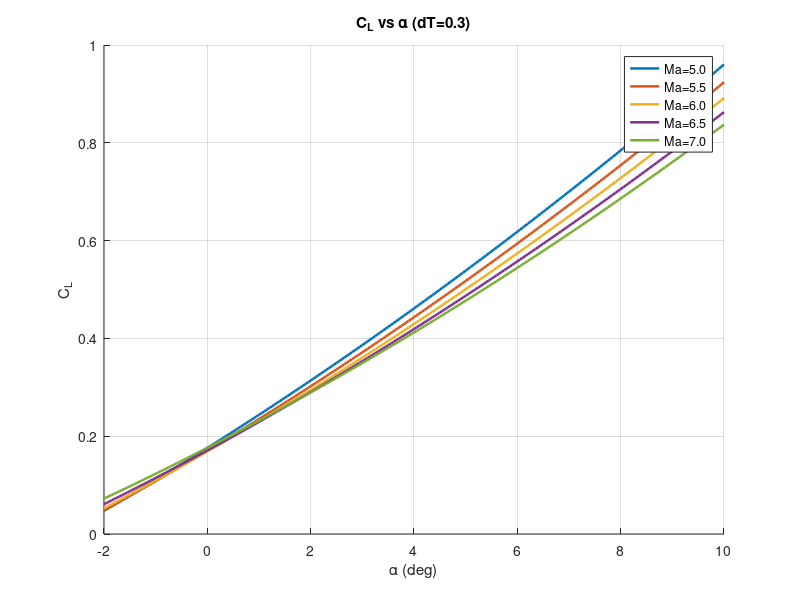
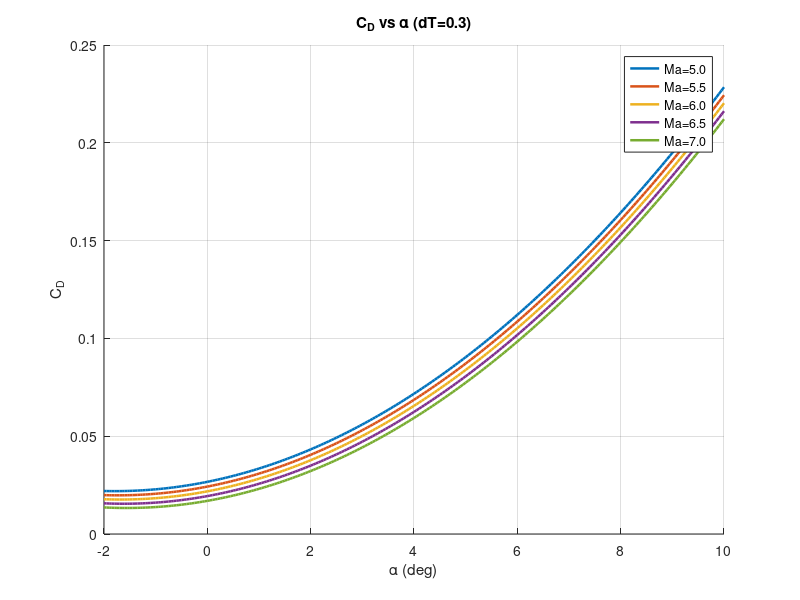
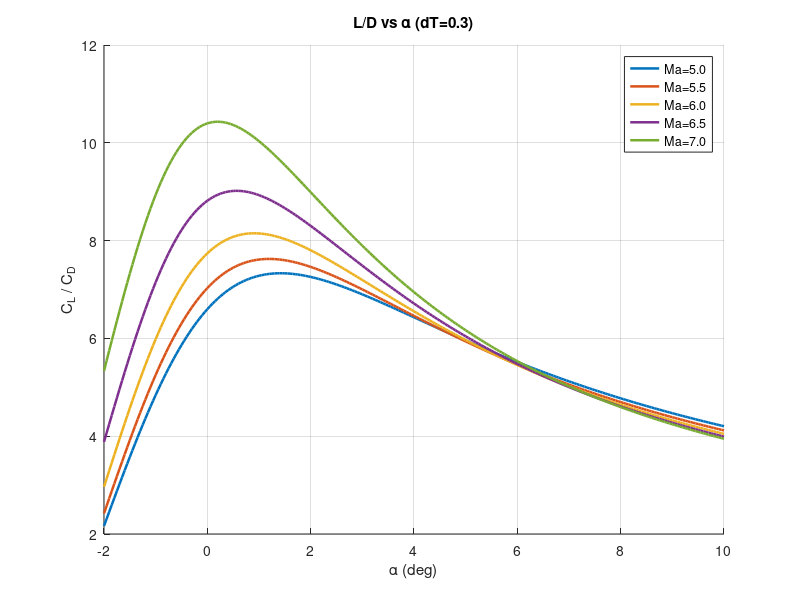
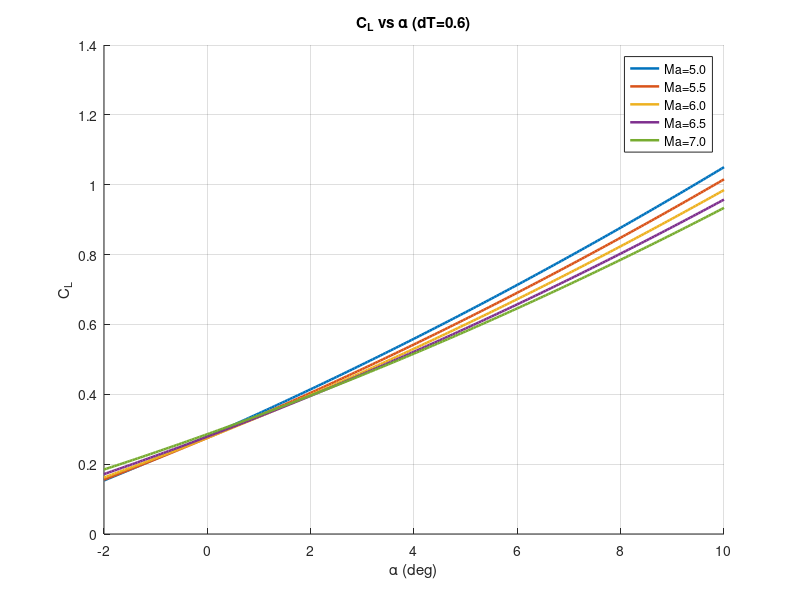

Reproduce these figures in MATLAB, in order.
%% CL / CD / L-D / CT vs alpha
clear; clc; close all;

Ma_list = [5 5.5 6 6.5 7];
dT_list = [0.3 0.6 0.8];

adeg = (-2:0.05:10)';   % deg
alpha_label = '\alpha (deg)';

C = lines(numel(Ma_list));
legtxt = arrayfun(@(m) sprintf('Ma=%.1f', m), Ma_list, 'UniformOutput', false);

% ---- Store results for all dT: (alpha, Ma, dT) ----
CL_all = zeros(numel(adeg), numel(Ma_list), numel(dT_list));
CD_all = zeros(numel(adeg), numel(Ma_list), numel(dT_list));
LD_all = zeros(numel(adeg), numel(Ma_list), numel(dT_list));

for k = 1:numel(dT_list)
    dT = dT_list(k);

    for i = 1:numel(Ma_list)
        Ma = Ma_list(i);

        % CLa(Ma, alpha)
        CLa = 0.1498 ...
            - 0.02751 * Ma ...
            + 0.07235 * adeg ...
            - 0.003368 * adeg * Ma ...
            + 0.002343 * Ma.^2 ...
            + 0.001185 * adeg.^2;

        % C_Le = C_Le(Ma, alpha, delta_T)
        CLe = 0.7215 ...
            + 0.02635  * adeg ...
            + 0.1147   * Ma ...
            - 0.002795 * Ma * adeg ...
            - 0.5782   * sqrt(Ma) ...
            + 0.2894   * dT ...
            - 0.004363 * adeg * dT ...
            + 0.01083  * Ma * dT;

        % CDa(Ma, alpha)
        CDa = 0.05099 ...
            - 0.004863 * Ma ...
            + 0.002967 * adeg ...
            + 0.001364 * adeg.^2;

        % C_De = C_De(Ma, alpha, delta_T)
        CDe = 0.002339 * adeg ...
            + 0.00012182 * adeg.^2 ...
            - 0.00033126 * Ma * adeg ...
            + 0.005557 * adeg * dT;

        CL = CLa + CLe;
        CD = CDa + CDe;

        CL_all(:, i, k) = CL;
        CD_all(:, i, k) = CD;
        LD_all(:, i, k) = CL ./ CD;
    end

    %% -------- Figure: CL (per dT) --------
    figure('Name', sprintf('CL vs alpha (dT=%.1f)', dT)); hold on; grid on;
    for i = 1:numel(Ma_list)
        plot(adeg, CL_all(:,i,k), 'LineWidth', 1.8, 'Color', C(i,:));
    end
    xlabel(alpha_label); ylabel('C_L');
    title(sprintf('C_L vs \\alpha (dT=%.1f)', dT));
    legend(legtxt, 'Location','best');

    %% -------- Figure: CD (per dT) --------
    figure('Name', sprintf('CD vs alpha (dT=%.1f)', dT)); hold on; grid on;
    for i = 1:numel(Ma_list)
        plot(adeg, CD_all(:,i,k), 'LineWidth', 1.8, 'Color', C(i,:));
    end
    xlabel(alpha_label); ylabel('C_D');
    title(sprintf('C_D vs \\alpha (dT=%.1f)', dT));
    legend(legtxt, 'Location','best');

    %% -------- Figure: L/D (per dT) --------
    figure('Name', sprintf('L-D vs alpha (dT=%.1f)', dT)); hold on; grid on;
    for i = 1:numel(Ma_list)
        plot(adeg, LD_all(:,i,k), 'LineWidth', 1.8, 'Color', C(i,:));
    end
    xlabel(alpha_label); ylabel('C_L / C_D');
    title(sprintf('L/D vs \\alpha (dT=%.1f)', dT));
    legend(legtxt, 'Location','best');
end


%% -------- Figures: CT (separate for each dT) --------
for k = 1:numel(dT_list)
    dT = dT_list(k);

    CT_all = zeros(numel(adeg), numel(Ma_list));

    for i = 1:numel(Ma_list)
        Ma = Ma_list(i);

        % CTc(Ma, alpha, dT)
        CTc =  0.1029      * dT ...
            - 0.02022     * Ma * dT ...
            - 0.001757    * adeg  * dT ...
            + 0.000088233 * adeg.^2 * dT ...
            + 0.001221    * Ma.^2 .* dT;

        % CTn(Ma, alpha, dT)
        CTn =  0.03791 ...
            + 0.005176   * adeg ...
            - 0.01235    * Ma ...
            - 0.00054887 * Ma * adeg ...
            + 0.00096897 * Ma.^2 ...
            + 0.05627    * dT ...
            - 0.00077467 * (adeg * dT) ...
            + 0.002103   * Ma  * dT;

        CT_all(:,i) = CTc + CTn;
    end

    figure('Name', sprintf('CT vs alpha (dT=%.1f)', dT)); hold on; grid on;
    for i = 1:numel(Ma_list)
        plot(adeg, CT_all(:,i), 'LineWidth', 1.8, 'Color', C(i,:));
    end
    xlabel(alpha_label); ylabel('C_T');
    title(sprintf('C_T vs \\alpha (dT=%.1f)', dT));
    legend(legtxt, 'Location','best');
end


%% -------- Figure: CT vs dT at fixed alpha=0 deg --------
alpha0 = 4;                 % fixed alpha (deg)
dT_sweep = (0.6:0.01:1)';     % dT range, adjust if needed

CT_dT = zeros(numel(dT_sweep), numel(Ma_list));

for i = 1:numel(Ma_list)
    Ma = Ma_list(i);

    % CTc(Ma, alpha0, dT)
    CTc =  0.1029      .* dT_sweep ...
        - 0.02022     .* Ma .* dT_sweep ...
        - 0.001757    .* alpha0 .* dT_sweep ...
        + 0.000088233 .* alpha0.^2 .* dT_sweep ...
        + 0.001221    .* Ma.^2 .* dT_sweep;

    % CTn(Ma, alpha0, dT)
    CTn =  0.03791 ...
        + 0.005176   .* alpha0 ...
        - 0.01235    .* Ma ...
        - 0.00054887 .* Ma .* alpha0 ...
        + 0.00096897 .* Ma.^2 ...
        + 0.05627    .* dT_sweep ...
        - 0.00077467 .* (alpha0 .* dT_sweep) ...
        + 0.002103   .* Ma .* dT_sweep;

    CT_dT(:, i) = CTc + CTn;
end

figure('Name', sprintf('CT vs dT (alpha=%.1f deg)', alpha0)); hold on; grid on;
for i = 1:numel(Ma_list)
    plot(dT_sweep, CT_dT(:,i), 'LineWidth', 1.8, 'Color', C(i,:));
end
xlabel('dT'); ylabel('C_T');
title(sprintf('C_T vs dT at \\alpha = %.1f^\\circ', alpha0));
legend(legtxt, 'Location','best');


%% -------- Figure: (CT - CD) vs alpha --------
for k = 1:numel(dT_list)
    dT = dT_list(k);

    figure('Name', sprintf('(CT-CD) vs alpha (dT=%.1f)', dT)); hold on; grid on;
    for i = 1:numel(Ma_list)
        Ma = Ma_list(i);

        % --- CD ---
        CDa = 0.05099 ...
            - 0.004863 * Ma ...
            + 0.002967 * adeg ...
            + 0.001364 * adeg.^2;

        CDe = 0.002339 * adeg ...
            + 0.00012182 * adeg.^2 ...
            - 0.00033126 * Ma * adeg ...
            + 0.005557 * adeg * dT;

        CD = CDa + CDe;

        % --- CT ---
        CTc =  0.1029      * dT ...
            - 0.02022     * Ma * dT ...
            - 0.001757    * adeg  * dT ...
            + 0.000088233 * adeg.^2 * dT ...
            + 0.001221    * Ma.^2 * dT;

        CTn =  0.03791 ...
            + 0.005176   * adeg ...
            - 0.01235    * Ma ...
            - 0.00054887 * Ma * adeg ...
            + 0.00096897 * Ma.^2 ...
            + 0.05627    * dT ...
            - 0.00077467 * (adeg * dT) ...
            + 0.002103   * Ma  * dT;

        CT = CTc + CTn;

        plot(adeg, CT - CD, 'LineWidth', 1.8, 'Color', C(i,:));
    end
    xlabel(alpha_label);
    ylabel('C_T - C_D');
    title(sprintf('C_T - C_D vs \\alpha (dT=%.1f)', dT));
    legend(legtxt, 'Location','best');
end
